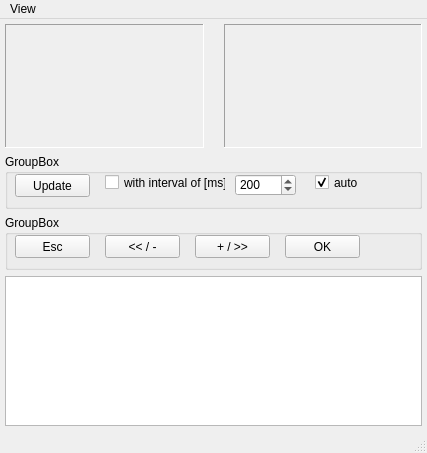
<?xml version="1.0" encoding="UTF-8"?>
<ui version="4.0">
 <class>MainWindow</class>
 <widget class="QMainWindow" name="MainWindow">
  <property name="geometry">
   <rect>
    <x>0</x>
    <y>0</y>
    <width>427</width>
    <height>453</height>
   </rect>
  </property>
  <property name="sizePolicy">
   <sizepolicy hsizetype="Preferred" vsizetype="Preferred">
    <horstretch>0</horstretch>
    <verstretch>0</verstretch>
   </sizepolicy>
  </property>
  <property name="minimumSize">
   <size>
    <width>0</width>
    <height>0</height>
   </size>
  </property>
  <property name="windowTitle">
   <string>MainWindow</string>
  </property>
  <widget class="QWidget" name="centralWidget">
   <property name="sizePolicy">
    <sizepolicy hsizetype="Minimum" vsizetype="Minimum">
     <horstretch>0</horstretch>
     <verstretch>0</verstretch>
    </sizepolicy>
   </property>
   <property name="minimumSize">
    <size>
     <width>0</width>
     <height>0</height>
    </size>
   </property>
   <layout class="QVBoxLayout" name="verticalLayout" stretch="0,0,0,0">
    <property name="sizeConstraint">
     <enum>QLayout::SetMaximumSize</enum>
    </property>
    <property name="margin">
     <number>5</number>
    </property>
    <item>
     <layout class="QHBoxLayout" name="horizontalLayout">
      <property name="spacing">
       <number>20</number>
      </property>
      <property name="sizeConstraint">
       <enum>QLayout::SetMinimumSize</enum>
      </property>
      <item>
       <widget class="PixelDisplay" name="PixelDisplay1">
        <property name="sizePolicy">
         <sizepolicy hsizetype="Minimum" vsizetype="Minimum">
          <horstretch>0</horstretch>
          <verstretch>0</verstretch>
         </sizepolicy>
        </property>
        <property name="minimumSize">
         <size>
          <width>50</width>
          <height>50</height>
         </size>
        </property>
        <property name="frameShape">
         <enum>QFrame::Panel</enum>
        </property>
        <property name="frameShadow">
         <enum>QFrame::Sunken</enum>
        </property>
       </widget>
      </item>
      <item>
       <widget class="PixelDisplay" name="PixelDisplay2">
        <property name="sizePolicy">
         <sizepolicy hsizetype="Minimum" vsizetype="Minimum">
          <horstretch>0</horstretch>
          <verstretch>0</verstretch>
         </sizepolicy>
        </property>
        <property name="minimumSize">
         <size>
          <width>50</width>
          <height>50</height>
         </size>
        </property>
        <property name="frameShape">
         <enum>QFrame::Panel</enum>
        </property>
        <property name="frameShadow">
         <enum>QFrame::Sunken</enum>
        </property>
       </widget>
      </item>
     </layout>
    </item>
    <item>
     <widget class="QGroupBox" name="groupBox">
      <property name="sizePolicy">
       <sizepolicy hsizetype="Expanding" vsizetype="Fixed">
        <horstretch>0</horstretch>
        <verstretch>0</verstretch>
       </sizepolicy>
      </property>
      <property name="minimumSize">
       <size>
        <width>0</width>
        <height>55</height>
       </size>
      </property>
      <property name="title">
       <string>GroupBox</string>
      </property>
      <widget class="QPushButton" name="updateButton">
       <property name="geometry">
        <rect>
         <x>10</x>
         <y>20</y>
         <width>75</width>
         <height>23</height>
        </rect>
       </property>
       <property name="sizePolicy">
        <sizepolicy hsizetype="Fixed" vsizetype="Fixed">
         <horstretch>0</horstretch>
         <verstretch>0</verstretch>
        </sizepolicy>
       </property>
       <property name="text">
        <string>Update</string>
       </property>
      </widget>
      <widget class="QCheckBox" name="updateCheckBox">
       <property name="geometry">
        <rect>
         <x>100</x>
         <y>20</y>
         <width>121</width>
         <height>17</height>
        </rect>
       </property>
       <property name="text">
        <string>with interval of [ms]:</string>
       </property>
      </widget>
      <widget class="QSpinBox" name="updateSpinBox">
       <property name="geometry">
        <rect>
         <x>230</x>
         <y>20</y>
         <width>61</width>
         <height>22</height>
        </rect>
       </property>
       <property name="minimum">
        <number>10</number>
       </property>
       <property name="maximum">
        <number>10000</number>
       </property>
       <property name="singleStep">
        <number>10</number>
       </property>
       <property name="value">
        <number>200</number>
       </property>
      </widget>
      <widget class="QCheckBox" name="checkBox_updMode">
       <property name="geometry">
        <rect>
         <x>310</x>
         <y>20</y>
         <width>70</width>
         <height>17</height>
        </rect>
       </property>
       <property name="text">
        <string>auto</string>
       </property>
       <property name="checked">
        <bool>true</bool>
       </property>
      </widget>
     </widget>
    </item>
    <item>
     <widget class="QGroupBox" name="groupBox_2">
      <property name="sizePolicy">
       <sizepolicy hsizetype="Expanding" vsizetype="Fixed">
        <horstretch>0</horstretch>
        <verstretch>0</verstretch>
       </sizepolicy>
      </property>
      <property name="minimumSize">
       <size>
        <width>0</width>
        <height>55</height>
       </size>
      </property>
      <property name="title">
       <string>GroupBox</string>
      </property>
      <widget class="QPushButton" name="pushButton_esc">
       <property name="geometry">
        <rect>
         <x>10</x>
         <y>20</y>
         <width>75</width>
         <height>23</height>
        </rect>
       </property>
       <property name="sizePolicy">
        <sizepolicy hsizetype="Fixed" vsizetype="Fixed">
         <horstretch>0</horstretch>
         <verstretch>0</verstretch>
        </sizepolicy>
       </property>
       <property name="text">
        <string>Esc</string>
       </property>
       <property name="flat">
        <bool>false</bool>
       </property>
      </widget>
      <widget class="QPushButton" name="pushButton_left">
       <property name="geometry">
        <rect>
         <x>100</x>
         <y>20</y>
         <width>75</width>
         <height>23</height>
        </rect>
       </property>
       <property name="text">
        <string>&lt;&lt; / -</string>
       </property>
      </widget>
      <widget class="QPushButton" name="pushButton_right">
       <property name="geometry">
        <rect>
         <x>190</x>
         <y>20</y>
         <width>75</width>
         <height>23</height>
        </rect>
       </property>
       <property name="text">
        <string>+ / &gt;&gt;</string>
       </property>
      </widget>
      <widget class="QPushButton" name="pushButton_ok">
       <property name="geometry">
        <rect>
         <x>280</x>
         <y>20</y>
         <width>75</width>
         <height>23</height>
        </rect>
       </property>
       <property name="text">
        <string>OK</string>
       </property>
      </widget>
     </widget>
    </item>
    <item>
     <widget class="QTextEdit" name="textEdit">
      <property name="enabled">
       <bool>true</bool>
      </property>
      <property name="sizePolicy">
       <sizepolicy hsizetype="Expanding" vsizetype="Fixed">
        <horstretch>0</horstretch>
        <verstretch>0</verstretch>
       </sizepolicy>
      </property>
      <property name="minimumSize">
       <size>
        <width>100</width>
        <height>100</height>
       </size>
      </property>
      <property name="maximumSize">
       <size>
        <width>16777215</width>
        <height>150</height>
       </size>
      </property>
      <property name="font">
       <font>
        <family>Courier New</family>
        <pointsize>8</pointsize>
       </font>
      </property>
     </widget>
    </item>
   </layout>
  </widget>
  <widget class="QMenuBar" name="menuBar">
   <property name="geometry">
    <rect>
     <x>0</x>
     <y>0</y>
     <width>427</width>
     <height>20</height>
    </rect>
   </property>
   <widget class="QMenu" name="menuView">
    <property name="title">
     <string>View</string>
    </property>
    <addaction name="actionX1"/>
    <addaction name="actionX2"/>
    <addaction name="actionX3"/>
    <addaction name="actionX4"/>
    <addaction name="actionX5"/>
   </widget>
   <addaction name="menuView"/>
  </widget>
  <widget class="QStatusBar" name="statusBar"/>
  <action name="actionX1">
   <property name="text">
    <string>x1</string>
   </property>
  </action>
  <action name="actionX2">
   <property name="text">
    <string>x2</string>
   </property>
   <property name="autoRepeat">
    <bool>true</bool>
   </property>
  </action>
  <action name="actionX3">
   <property name="text">
    <string>x3</string>
   </property>
  </action>
  <action name="actionX4">
   <property name="text">
    <string>x4</string>
   </property>
  </action>
  <action name="actionX5">
   <property name="checkable">
    <bool>false</bool>
   </property>
   <property name="text">
    <string>x5</string>
   </property>
  </action>
 </widget>
 <layoutdefault spacing="6" margin="11"/>
 <customwidgets>
  <customwidget>
   <class>PixelDisplay</class>
   <extends>QFrame</extends>
   <header>pixeldisplay.h</header>
   <container>1</container>
  </customwidget>
 </customwidgets>
 <resources/>
 <connections/>
</ui>
